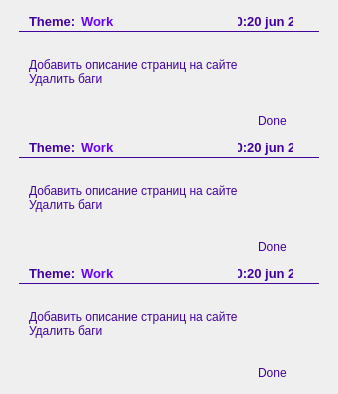
             <widget class="QWidget" name="scrollAreaWidgetContents">
              <property name="geometry">
               <rect>
                <x>0</x>
                <y>0</y>
                <width>338</width>
                <height>390</height>
               </rect>
              </property>
              <property name="styleSheet">
               <string notr="true"/>
              </property>
              <layout class="QGridLayout" name="gridLayout_9">
               <item row="0" column="0">
                <widget class="QWidget" name="widget_2" native="true">
                 <property name="minimumSize">
                  <size>
                   <width>300</width>
                   <height>120</height>
                  </size>
                 </property>
                 <property name="maximumSize">
                  <size>
                   <width>250</width>
                   <height>120</height>
                  </size>
                 </property>
                 <property name="styleSheet">
                  <string notr="true">background-color: rgba(255,255,255,.70);
color: rgb(66, 2, 157);
border-radius: 20px;</string>
                 </property>
                 <layout class="QGridLayout" name="gridLayout_6">
                  <property name="leftMargin">
                   <number>0</number>
                  </property>
                  <property name="topMargin">
                   <number>0</number>
                  </property>
                  <property name="rightMargin">
                   <number>0</number>
                  </property>
                  <property name="bottomMargin">
                   <number>0</number>
                  </property>
                  <property name="spacing">
                   <number>0</number>
                  </property>
                  <item row="0" column="7">
                   <spacer name="horizontalSpacer_3">
                    <property name="orientation">
                     <enum>Qt::Horizontal</enum>
                    </property>
                    <property name="sizeType">
                     <enum>QSizePolicy::Fixed</enum>
                    </property>
                    <property name="sizeHint" stdset="0">
                     <size>
                      <width>10</width>
                      <height>20</height>
                     </size>
                    </property>
                   </spacer>
                  </item>
                  <item row="2" column="1" colspan="4">
                   <widget class="QLabel" name="label_6">
                    <property name="styleSheet">
                     <string notr="true">background-color: transparent;</string>
                    </property>
                    <property name="text">
                     <string>Добавить описание страниц на сайте
Удалить баги</string>
                    </property>
                   </widget>
                  </item>
                  <item row="0" column="2" colspan="2">
                   <widget class="QLabel" name="label_4">
                    <property name="maximumSize">
                     <size>
                      <width>16777215</width>
                      <height>20</height>
                     </size>
                    </property>
                    <property name="font">
                     <font>
                      <family>Arial</family>
                      <pointsize>10</pointsize>
                      <weight>75</weight>
                      <bold>true</bold>
                     </font>
                    </property>
                    <property name="styleSheet">
                     <string notr="true">color: rgb(105, 0, 255);
background-color: transparent;</string>
                    </property>
                    <property name="text">
                     <string>Work</string>
                    </property>
                   </widget>
                  </item>
                  <item row="0" column="0">
                   <spacer name="horizontalSpacer_2">
                    <property name="orientation">
                     <enum>Qt::Horizontal</enum>
                    </property>
                    <property name="sizeType">
                     <enum>QSizePolicy::Fixed</enum>
                    </property>
                    <property name="sizeHint" stdset="0">
                     <size>
                      <width>10</width>
                      <height>10</height>
                     </size>
                    </property>
                   </spacer>
                  </item>
                  <item row="1" column="0" colspan="8">
                   <widget class="Line" name="line">
                    <property name="maximumSize">
                     <size>
                      <width>16777215</width>
                      <height>1</height>
                     </size>
                    </property>
                    <property name="styleSheet">
                     <string notr="true">background-color: rgb(66, 2, 157);</string>
                    </property>
                    <property name="frameShadow">
                     <enum>QFrame::Sunken</enum>
                    </property>
                    <property name="lineWidth">
                     <number>1</number>
                    </property>
                    <property name="midLineWidth">
                     <number>0</number>
                    </property>
                    <property name="orientation">
                     <enum>Qt::Horizontal</enum>
                    </property>
                   </widget>
                  </item>
                  <item row="3" column="7">
                   <spacer name="horizontalSpacer_29">
                    <property name="orientation">
                     <enum>Qt::Horizontal</enum>
                    </property>
                    <property name="sizeType">
                     <enum>QSizePolicy::Fixed</enum>
                    </property>
                    <property name="sizeHint" stdset="0">
                     <size>
                      <width>10</width>
                      <height>20</height>
                     </size>
                    </property>
                   </spacer>
                  </item>
                  <item row="0" column="1">
                   <widget class="QLabel" name="label_3">
                    <property name="minimumSize">
                     <size>
                      <width>0</width>
                      <height>20</height>
                     </size>
                    </property>
                    <property name="maximumSize">
                     <size>
                      <width>16777215</width>
                      <height>20</height>
                     </size>
                    </property>
                    <property name="font">
                     <font>
                      <family>Arial</family>
                      <pointsize>10</pointsize>
                      <weight>75</weight>
                      <bold>true</bold>
                     </font>
                    </property>
                    <property name="styleSheet">
                     <string notr="true">background-color: transparent;</string>
                    </property>
                    <property name="text">
                     <string>Theme:</string>
                    </property>
                   </widget>
                  </item>
                  <item row="0" column="6">
                   <widget class="QPushButton" name="pushButton_13">
                    <property name="minimumSize">
                     <size>
                      <width>16</width>
                      <height>16</height>
                     </size>
                    </property>
                    <property name="maximumSize">
                     <size>
                      <width>16</width>
                      <height>16</height>
                     </size>
                    </property>
                    <property name="styleSheet">
                     <string notr="true">background-color: transparent;</string>
                    </property>
                    <property name="text">
                     <string/>
                    </property>
                    <property name="icon">
                     <iconset>
                      <normaloff>:/icons/static/icon/trash-2.svg</normaloff>:/icons/static/icon/trash-2.svg</iconset>
                    </property>
                   </widget>
                  </item>
                  <item row="0" column="5">
                   <widget class="QLabel" name="label_5">
                    <property name="minimumSize">
                     <size>
                      <width>0</width>
                      <height>20</height>
                     </size>
                    </property>
                    <property name="maximumSize">
                     <size>
                      <width>16777215</width>
                      <height>20</height>
                     </size>
                    </property>
                    <property name="font">
                     <font>
                      <family>Arial</family>
                      <pointsize>10</pointsize>
                      <weight>75</weight>
                      <bold>true</bold>
                     </font>
                    </property>
                    <property name="styleSheet">
                     <string notr="true">background-color: transparent;</string>
                    </property>
                    <property name="text">
                     <string>20:20 jun 21</string>
                    </property>
                    <property name="alignment">
                     <set>Qt::AlignCenter</set>
                    </property>
                   </widget>
                  </item>
                  <item row="3" column="5">
                   <widget class="QCheckBox" name="checkBox_3">
                    <property name="styleSheet">
                     <string notr="true">background-color: transparent;</string>
                    </property>
                    <property name="text">
                     <string>Done</string>
                    </property>
                   </widget>
                  </item>
                 </layout>
                </widget>
               </item>
               <item row="1" column="0">
                <widget class="QWidget" name="widget_5" native="true">
                 <property name="minimumSize">
                  <size>
                   <width>300</width>
                   <height>120</height>
                  </size>
                 </property>
                 <property name="maximumSize">
                  <size>
                   <width>250</width>
                   <height>120</height>
                  </size>
                 </property>
                 <property name="styleSheet">
                  <string notr="true">background-color: rgba(255,255,255,.70);
color: rgb(66, 2, 157);
border-radius: 20px;</string>
                 </property>
                 <layout class="QGridLayout" name="gridLayout_7">
                  <property name="leftMargin">
                   <number>0</number>
                  </property>
                  <property name="topMargin">
                   <number>0</number>
                  </property>
                  <property name="rightMargin">
                   <number>0</number>
                  </property>
                  <property name="bottomMargin">
                   <number>0</number>
                  </property>
                  <property name="spacing">
                   <number>0</number>
                  </property>
                  <item row="3" column="6">
                   <widget class="QCheckBox" name="checkBox_2">
                    <property name="styleSheet">
                     <string notr="true">background-color: transparent;</string>
                    </property>
                    <property name="text">
                     <string>Done</string>
                    </property>
                   </widget>
                  </item>
                  <item row="0" column="1">
                   <widget class="QLabel" name="label_9">
                    <property name="minimumSize">
                     <size>
                      <width>0</width>
                      <height>20</height>
                     </size>
                    </property>
                    <property name="maximumSize">
                     <size>
                      <width>16777215</width>
                      <height>20</height>
                     </size>
                    </property>
                    <property name="font">
                     <font>
                      <family>Arial</family>
                      <pointsize>10</pointsize>
                      <weight>75</weight>
                      <bold>true</bold>
                     </font>
                    </property>
                    <property name="styleSheet">
                     <string notr="true">background-color: transparent;</string>
                    </property>
                    <property name="text">
                     <string>Theme:</string>
                    </property>
                   </widget>
                  </item>
                  <item row="0" column="8">
                   <spacer name="horizontalSpacer_4">
                    <property name="orientation">
                     <enum>Qt::Horizontal</enum>
                    </property>
                    <property name="sizeType">
                     <enum>QSizePolicy::Fixed</enum>
                    </property>
                    <property name="sizeHint" stdset="0">
                     <size>
                      <width>10</width>
                      <height>20</height>
                     </size>
                    </property>
                   </spacer>
                  </item>
                  <item row="2" column="1" colspan="4">
                   <widget class="QLabel" name="label_7">
                    <property name="styleSheet">
                     <string notr="true">background-color: transparent;</string>
                    </property>
                    <property name="text">
                     <string>Добавить описание страниц на сайте
Удалить баги</string>
                    </property>
                   </widget>
                  </item>
                  <item row="0" column="2" colspan="2">
                   <widget class="QLabel" name="label_8">
                    <property name="maximumSize">
                     <size>
                      <width>16777215</width>
                      <height>20</height>
                     </size>
                    </property>
                    <property name="font">
                     <font>
                      <family>Arial</family>
                      <pointsize>10</pointsize>
                      <weight>75</weight>
                      <bold>true</bold>
                     </font>
                    </property>
                    <property name="styleSheet">
                     <string notr="true">color: rgb(105, 0, 255);
background-color: transparent;</string>
                    </property>
                    <property name="text">
                     <string>Work</string>
                    </property>
                   </widget>
                  </item>
                  <item row="0" column="0">
                   <spacer name="horizontalSpacer_5">
                    <property name="orientation">
                     <enum>Qt::Horizontal</enum>
                    </property>
                    <property name="sizeType">
                     <enum>QSizePolicy::Fixed</enum>
                    </property>
                    <property name="sizeHint" stdset="0">
                     <size>
                      <width>10</width>
                      <height>10</height>
                     </size>
                    </property>
                   </spacer>
                  </item>
                  <item row="1" column="0" colspan="9">
                   <widget class="Line" name="line_2">
                    <property name="maximumSize">
                     <size>
                      <width>16777215</width>
                      <height>1</height>
                     </size>
                    </property>
                    <property name="styleSheet">
                     <string notr="true">background-color: rgb(66, 2, 157);</string>
                    </property>
                    <property name="frameShadow">
                     <enum>QFrame::Sunken</enum>
                    </property>
                    <property name="lineWidth">
                     <number>1</number>
                    </property>
                    <property name="midLineWidth">
                     <number>0</number>
                    </property>
                    <property name="orientation">
                     <enum>Qt::Horizontal</enum>
                    </property>
                   </widget>
                  </item>
                  <item row="3" column="8">
                   <spacer name="horizontalSpacer_30">
                    <property name="orientation">
                     <enum>Qt::Horizontal</enum>
                    </property>
                    <property name="sizeType">
                     <enum>QSizePolicy::Fixed</enum>
                    </property>
                    <property name="sizeHint" stdset="0">
                     <size>
                      <width>10</width>
                      <height>20</height>
                     </size>
                    </property>
                   </spacer>
                  </item>
                  <item row="0" column="7">
                   <widget class="QPushButton" name="pushButton_14">
                    <property name="minimumSize">
                     <size>
                      <width>16</width>
                      <height>16</height>
                     </size>
                    </property>
                    <property name="maximumSize">
                     <size>
                      <width>16</width>
                      <height>16</height>
                     </size>
                    </property>
                    <property name="styleSheet">
                     <string notr="true">background-color: transparent;</string>
                    </property>
                    <property name="text">
                     <string/>
                    </property>
                    <property name="icon">
                     <iconset>
                      <normaloff>:/icons/static/icon/trash-2.svg</normaloff>:/icons/static/icon/trash-2.svg</iconset>
                    </property>
                   </widget>
                  </item>
                  <item row="0" column="6">
                   <widget class="QLabel" name="label_10">
                    <property name="minimumSize">
                     <size>
                      <width>0</width>
                      <height>20</height>
                     </size>
                    </property>
                    <property name="maximumSize">
                     <size>
                      <width>16777215</width>
                      <height>20</height>
                     </size>
                    </property>
                    <property name="font">
                     <font>
                      <family>Arial</family>
                      <pointsize>10</pointsize>
                      <weight>75</weight>
                      <bold>true</bold>
                     </font>
                    </property>
                    <property name="styleSheet">
                     <string notr="true">background-color: transparent;</string>
                    </property>
                    <property name="text">
                     <string>20:20 jun 21</string>
                    </property>
                    <property name="alignment">
                     <set>Qt::AlignCenter</set>
                    </property>
                   </widget>
                  </item>
                 </layout>
                </widget>
               </item>
               <item row="2" column="0">
                <widget class="QWidget" name="widget_6" native="true">
                 <property name="minimumSize">
                  <size>
                   <width>300</width>
                   <height>120</height>
                  </size>
                 </property>
                 <property name="maximumSize">
                  <size>
                   <width>250</width>
                   <height>120</height>
                  </size>
                 </property>
                 <property name="styleSheet">
                  <string notr="true">background-color: rgba(255,255,255,.70);
color: rgb(66, 2, 157);
border-radius: 20px;</string>
                 </property>
                 <layout class="QGridLayout" name="gridLayout_8">
                  <property name="leftMargin">
                   <number>0</number>
                  </property>
                  <property name="topMargin">
                   <number>0</number>
                  </property>
                  <property name="rightMargin">
                   <number>0</number>
                  </property>
                  <property name="bottomMargin">
                   <number>0</number>
                  </property>
                  <property name="spacing">
                   <number>0</number>
                  </property>
                  <item row="0" column="8">
                   <spacer name="horizontalSpacer_6">
                    <property name="orientation">
                     <enum>Qt::Horizontal</enum>
                    </property>
                    <property name="sizeType">
                     <enum>QSizePolicy::Fixed</enum>
                    </property>
                    <property name="sizeHint" stdset="0">
                     <size>
                      <width>10</width>
                      <height>20</height>
                     </size>
                    </property>
                   </spacer>
                  </item>
                  <item row="2" column="1" colspan="4">
                   <widget class="QLabel" name="label_11">
                    <property name="styleSheet">
                     <string notr="true">background-color: transparent;</string>
                    </property>
                    <property name="text">
                     <string>Добавить описание страниц на сайте
Удалить баги</string>
                    </property>
                   </widget>
                  </item>
                  <item row="0" column="2" colspan="2">
                   <widget class="QLabel" name="label_12">
                    <property name="maximumSize">
                     <size>
                      <width>16777215</width>
                      <height>20</height>
                     </size>
                    </property>
                    <property name="font">
                     <font>
                      <family>Arial</family>
                      <pointsize>10</pointsize>
                      <weight>75</weight>
                      <bold>true</bold>
                     </font>
                    </property>
                    <property name="styleSheet">
                     <string notr="true">color: rgb(105, 0, 255);
background-color: transparent;</string>
                    </property>
                    <property name="text">
                     <string>Work</string>
                    </property>
                   </widget>
                  </item>
                  <item row="0" column="0">
                   <spacer name="horizontalSpacer_7">
                    <property name="orientation">
                     <enum>Qt::Horizontal</enum>
                    </property>
                    <property name="sizeType">
                     <enum>QSizePolicy::Fixed</enum>
                    </property>
                    <property name="sizeHint" stdset="0">
                     <size>
                      <width>10</width>
                      <height>10</height>
                     </size>
                    </property>
                   </spacer>
                  </item>
                  <item row="0" column="1">
                   <widget class="QLabel" name="label_13">
                    <property name="minimumSize">
                     <size>
                      <width>0</width>
                      <height>20</height>
                     </size>
                    </property>
                    <property name="maximumSize">
                     <size>
                      <width>16777215</width>
                      <height>20</height>
                     </size>
                    </property>
                    <property name="font">
                     <font>
                      <family>Arial</family>
                      <pointsize>10</pointsize>
                      <weight>75</weight>
                      <bold>true</bold>
                     </font>
                    </property>
                    <property name="styleSheet">
                     <string notr="true">background-color: transparent;</string>
                    </property>
                    <property name="text">
                     <string>Theme:</string>
                    </property>
                   </widget>
                  </item>
                  <item row="1" column="0" colspan="9">
                   <widget class="Line" name="line_3">
                    <property name="maximumSize">
                     <size>
                      <width>16777215</width>
                      <height>1</height>
                     </size>
                    </property>
                    <property name="styleSheet">
                     <string notr="true">background-color: rgb(66, 2, 157);</string>
                    </property>
                    <property name="frameShadow">
                     <enum>QFrame::Sunken</enum>
                    </property>
                    <property name="lineWidth">
                     <number>1</number>
                    </property>
                    <property name="midLineWidth">
                     <number>0</number>
                    </property>
                    <property name="orientation">
                     <enum>Qt::Horizontal</enum>
                    </property>
                   </widget>
                  </item>
                  <item row="3" column="8">
                   <spacer name="horizontalSpacer_31">
                    <property name="orientation">
                     <enum>Qt::Horizontal</enum>
                    </property>
                    <property name="sizeType">
                     <enum>QSizePolicy::Fixed</enum>
                    </property>
                    <property name="sizeHint" stdset="0">
                     <size>
                      <width>10</width>
                      <height>20</height>
                     </size>
                    </property>
                   </spacer>
                  </item>
                  <item row="0" column="7">
                   <widget class="QPushButton" name="pushButton_15">
                    <property name="minimumSize">
                     <size>
                      <width>16</width>
                      <height>16</height>
                     </size>
                    </property>
                    <property name="maximumSize">
                     <size>
                      <width>16</width>
                      <height>16</height>
                     </size>
                    </property>
                    <property name="styleSheet">
                     <string notr="true">background-color: transparent;</string>
                    </property>
                    <property name="text">
                     <string/>
                    </property>
                    <property name="icon">
                     <iconset>
                      <normaloff>:/icons/static/icon/trash-2.svg</normaloff>:/icons/static/icon/trash-2.svg</iconset>
                    </property>
                   </widget>
                  </item>
                  <item row="0" column="6">
                   <widget class="QLabel" name="label_14">
                    <property name="minimumSize">
                     <size>
                      <width>0</width>
                      <height>20</height>
                     </size>
                    </property>
                    <property name="maximumSize">
                     <size>
                      <width>16777215</width>
                      <height>20</height>
                     </size>
                    </property>
                    <property name="font">
                     <font>
                      <family>Arial</family>
                      <pointsize>10</pointsize>
                      <weight>75</weight>
                      <bold>true</bold>
                     </font>
                    </property>
                    <property name="styleSheet">
                     <string notr="true">background-color: transparent;</string>
                    </property>
                    <property name="text">
                     <string>20:20 jun 21</string>
                    </property>
                    <property name="alignment">
                     <set>Qt::AlignCenter</set>
                    </property>
                   </widget>
                  </item>
                  <item row="3" column="6">
                   <widget class="QCheckBox" name="checkBox">
                    <property name="styleSheet">
                     <string notr="true">background-color: transparent;</string>
                    </property>
                    <property name="text">
                     <string>Done</string>
                    </property>
                   </widget>
                  </item>
                 </layout>
                </widget>
               </item>
              </layout>
             </widget>
